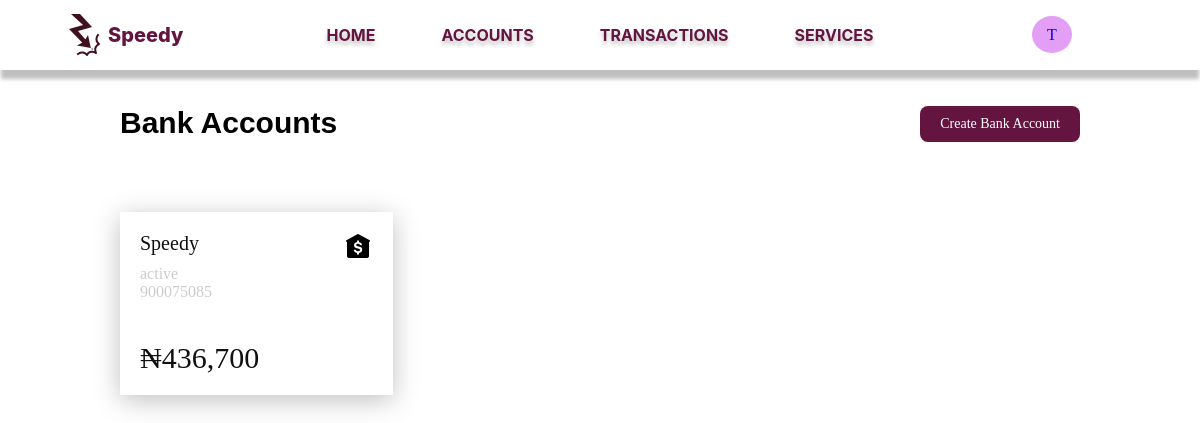
The page /Toluwa/accounts (signed in) on the database its author committed.
### app/models.py (models this page shows, shortened)
class Customer(db.Model):
  id = db.Column(db.Integer, primary_key=True)
  user_id = db.Column(db.Integer,db.ForeignKey('user.id'))
  first_name = db.Column(db.String(140))
  last_name = db.Column(db.String(140))
  email = db.Column(db.String(120), index=True, unique=True)
  phone_number = db.Column(db.String(204), unique=True)
  username = db.Column(db.String(200))
  address = db.relationship('Address', backref='customer', lazy='dynamic')
  dob = db.Column(db.DateTime)
  date_created= db.Column(db.DateTime, default=datetime.utcnow)
  bank_name = db.Column(db.String(240), default="Speedy")
  accounts = db.relationship('Account', backref='customer', lazy='dynamic')

class Account(db.Model):
  id = db.Column(db.Integer, primary_key=True)
  cus_id = db.Column(db.Integer, db.ForeignKey('customer.id'))
  account_number = db.Column(db.String(100), nullable=False)
  account_pin = db.Column(db.String(4))
  acc_type = db.Column(db.String(240))
  status = db.Column(db.String(10), default='active')
  balance = db.Column(db.Integer)
  bank_name = db.Column(db.String(240), default="Speedy", nullable=False)
  date_created = db.Column(db.DateTime, default=datetime.utcnow)
  req_clos = db.Column(db.String(3), default="No")
  transactions = db.relationship('Transaction', backref='account', lazy='dynamic')
  def parse_balance(self):
    balance = list(str(self.balance))
    num = len(str(self.balance))
    j = 0
    if num > 3:
      if num % 3 == 1:
        balance.insert(1, ",")
        for i in range(4, num):
          if i % 3 == 2:
            balance.insert(i+j, ",")
            j+=1
      if num % 3 == 2:
        balance.insert(2, ",")
        for i in range(4, num):
          if i % 3 == 0:
            balance.insert(i+j, ",")
            j+=1
      if num % 3 == 0:
        for i in range(2, num):
          if i % 3 == 0:
            balance.insert(i+j, ",")
            j+=1
    return "".join(balance)

### app/routes.py (the view)
@app.route('/<username>/accounts')
@login_required
def accounts(username):
    customer: Customer = Customer.query.filter_by(user_id=current_user.id).first()
    if username != customer.username:
        return redirect(url_for('user_home', username=customer.username))
    accounts = customer.accounts
    return render_template('accounts.html', customer=customer, accounts=accounts)

### app/models.py (called while the page is built)
@login.user_loader
def load_user(id):
  return User.query.get(int(id))

### app/templates/accounts.html (shortened to what this page needs)
{% extends 'nav-bar.html' %}
{% block content %}
<link rel="stylesheet" href="{{ url_for('static', filename='styles/accounts.css') }}">
<div class="accounts">
  <div class="bank-btn">
    <p>Bank Accounts</p>
    <a href="{{ url_for('create_acc', username=customer.username) }}">Create Bank Account</a>
  </div>
  <div class="account-grid">
    {% for account in accounts %}
    <a href="/{{customer.username}}/accounts/{{account.id}}">
      <div class="account-tile" account-id="{{ account.id }}">
        <div class="name-icon">
          <div class="name">
            <p class="bk-name">{{account.bank_name}}</p>
            <p class="status">{{account.acc_type}}</p>
            <p class="status">{{account.account_number}}</p>
          </div>
          <div class="icon">
            <img src="{{ url_for('static', filename='images/bank-icon.png') }}" alt="">
          </div>
        </div>
        <div class="amount">
          <p>&#8358;{{ account.parse_balance() }}</p>
        </div>
      </div>
    </a>
    {% endfor %}
  </div>
</div>
{% endblock %}

### app/templates/nav-bar.html (shortened to what this page needs)
<!DOCTYPE html>
<html lang="en">
<head>
  <link rel="stylesheet" href="{{ url_for('static', filename='styles/nav-bar.css') }}">
</head>
<body>
  <div class="nav-bar">
    <div class="logo">
      <img src="{{ url_for('static', filename='images/logo.png') }}" alt="">
      <a href="">Speedy</a>
    </div>
    <div class="links">
      <a href="{{ url_for('user_home', username=customer.username)}}">HOME</a>
      <a href="{{ url_for('accounts', username=customer.username)}}">ACCOUNTS</a>
      <a href="{{ url_for('transactions', username=customer.username )}}">TRANSACTIONS</a>
      <a href="{{ url_for('services', username=customer.username) }}">SERVICES</a>
    </div>
    <div class="profile" title="View your profile">
      <a href="{{ url_for('profile', username=customer.username)}}">{{ customer.username[0] }}</a>
    </div>
  </div>
  <div class="content">
    {% block content %}
    {% endblock %}
  </div>
</body>
</html>

### app/static/styles/nav-bar.css (style rules this page uses)
* { padding: 0; margin: 0; box-sizing: border-box; }
.nav-bar { min-width: 1015px; display: flex; justify-content: space-between; padding: 0 10%; height: 70px; align-items: center; background: #FFF; box-shadow: 0px 10px 4px -1px rgba(0, 0, 0, 0.25); }
.logo { width: 10%; display: flex; align-items: center; }
.logo a { color: #63153F; text-align: center; text-decoration: none; font-family: Inter; font-size: 20px; font-weight: 800; }
.links a { color: #63153F; padding: 0 33px; text-decoration: none; font-family: Inter; font-size: 16px; font-weight: 700; text-shadow: 0px 4px 4px rgba(0, 0, 0, 0.25); }
.profile a { padding: 10px 15px; background: #E39FF6; border-radius: 50%; text-decoration: none; }
.links { width: 30%; display: flex; justify-content: center; }
.profile { width: 10%; }
@media screen and (max-width: 1200px) { .nav-bar { padding: 0 5%; } }

### app/static/styles/accounts.css (style rules this page uses)
body { background: #fff; }
a { text-decoration: none; }
a p { color: #101010; }
.accounts { max-width: 80%; margin: 3% auto; }
.account-grid { display: grid; margin-top: 70px; grid-template-columns: repeat(3, 1fr); gap: 70px; }
.bank-btn { margin-bottom: 30px; }
.bank-btn p { font-size: 30px; font-family: 'Gill Sans', 'Gill Sans MT', Calibri, 'Trebuchet MS', sans-serif; font-weight: 700; }
.bank-btn a { text-decoration: none; padding: 10px 20px; font-size: 14px; background: #63153F; color: #fff; border-radius: 8px; }
.bank-btn { display: flex; justify-content: space-between; }
.account-tile { padding: 20px; background: #fff; box-shadow: 0 5px 25px 0 rgba(0, 0, 0, 0.25); }
.name-icon { display: flex; justify-content: space-between; margin-bottom: 40px; }
.name .bk-name { font-size: 20px; margin-bottom: 10px; }
.name .status { color: #ccc; }
.amount { font-size: 30px; font-weight: 500; }

### rows shown on the page
Customer: username "T"
Account: bank_name "Speedy", acc_type "active", account_number "900075085", parse_balance "436,700"
